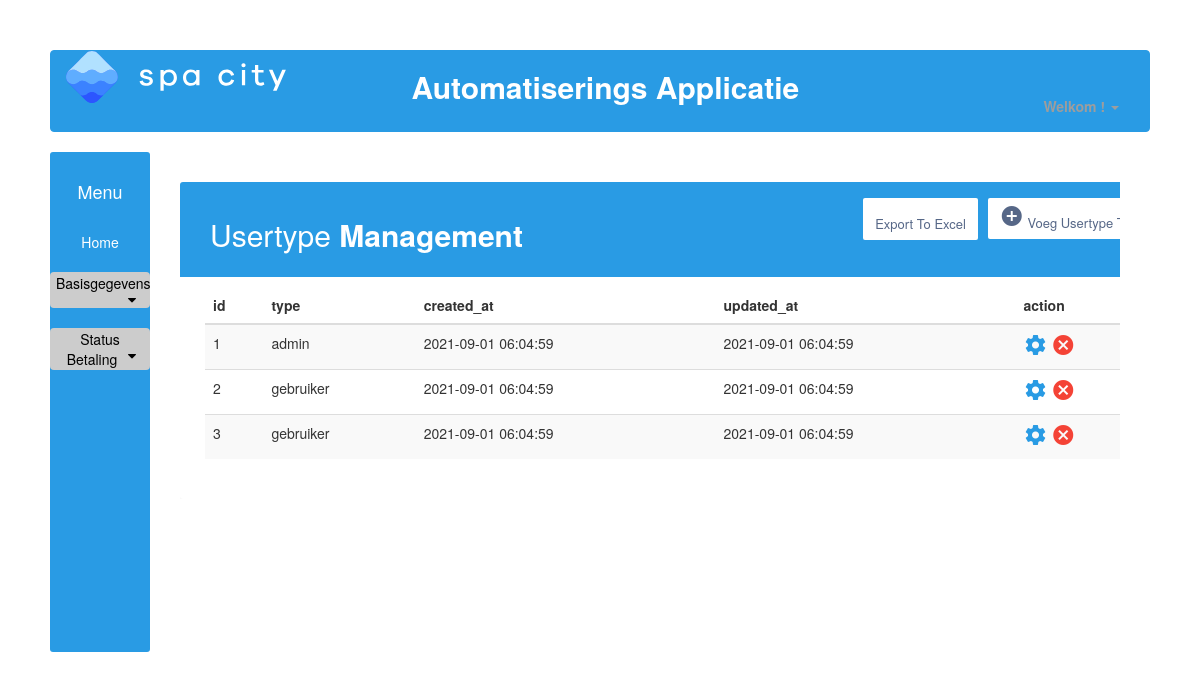
/overzicht_usertype.php (signed in), run on the app's committed database.
### tables this page shows
CREATE TABLE usertype(
    id INT NOT NULL AUTO_INCREMENT,
    type VARCHAR(255),
    created_at TIMESTAMP DEFAULT CURRENT_TIMESTAMP,
	updated_at TIMESTAMP DEFAULT CURRENT_TIMESTAMP ON UPDATE CURRENT_TIMESTAMP,
    PRIMARY KEY(id)
);

### db.php (called while the page is built, shortened)
<?php
class db{
    private $connection;
    public function __construct(){
        $this->host = 'localhost';
		$this->user = 'root';
		$this->database = 'SpaCity';
        $this->password = '';
        $this->charset = 'utf8mb4';
        try {
        $dsn = "mysql:host=$this->host;dbname=$this->database;charset=$this->charset";
        $options = [
            PDO::ATTR_ERRMODE=>PDO::ERRMODE_EXCEPTION,
            PDO::ATTR_DEFAULT_FETCH_MODE=>PDO::FETCH_ASSOC,
            PDO::ATTR_EMULATE_PREPARES => false,
        ];
            $this->connection = new PDO($dsn, $this->user, $this->password, $options);
        }catch(\PDOException $e){
           throw new \PDOException("Error message is: ". $e->getMessage());
        }
    }
    public function select($statement, $named_placeholder){
        $stmt = $this->connection->prepare($statement);
        $stmt->execute($named_placeholder);
        $result = $stmt->fetchall(PDO::FETCH_ASSOC);
        return $result;
    }
}
?>

### overzicht_usertype.php (the view, shortened to what this page needs)
<?php
    include 'db.php';
    $db = new db();
?>
<!DOCTYPE html>
<html lang="en">
<head>
    <link href="//netdna.bootstrapcdn.com/bootstrap/3.2.0/css/bootstrap.min.css" rel="stylesheet" id="bootstrap-css">
    <link rel="stylesheet" href="style.css">
    <link rel="stylesheet" href="https://maxcdn.bootstrapcdn.com/font-awesome/4.7.0/css/font-awesome.min.css">
    <link href="//maxcdn.bootstrapcdn.com/font-awesome/4.2.0/css/font-awesome.min.css" rel="stylesheet">
</head>
<body>
    <nav class="navbar navbar-default navbar-inverse" role="navigation">
        <div class="container-fluid">
            <div class="navbar-header">
                <a href="welkom_admin.php">
                    <img src="logo-spa-city.svg" alt="project logo" width="220" heigth="80">
            </div>
            <div class="collapse navbar-collapse" id="bs-example-navbar-collapse-1">
                <p class="nav navbar-text">Automatiserings Applicatie</p>
                <ul class="nav navbar-nav navbar-right">
                    <li class="dropdown">
                        <a href="welkom_admin.php" class="dropdown-toggle" data-toggle="dropdown"><b><?php echo "Welkom " . htmlentities( $_SESSION['gebruikersnaam']) ."!" ?></b> <span
                                class="caret"></span></a>
                                </div>
            </div>
    </nav>
    <div class="container-fluid h-100">
        <div class="row h-100">
            <div class="col-2" id="homemenu3">
            <br>
            <h4 class="menu">Menu</h4>
            <br />
            <a class="menulinks" href="welkom_admin.php">Home</a>
            <br />
            <br />
            <button class="dropdown-btn">Basisgegevens
                <i class="fa fa-caret-down"></i>
            </button>
            <br />
            <br />
            <button class="dropdown-btn">Status Betaling
                <i class="fa fa-caret-down"></i>
            </button>
        </div>
    </div>
    <?php
    $result_set = $db->select("SELECT * FROM usertype", []);
    $columns = array_keys($result_set[0]);
    $result_set1 = $db->select("SELECT * FROM usertype", []);
    ?>
    <div class="container-xl">
    <div class="table-responsive">
        <div class="table-wrapper">
            <div class="table-title">
                <div class="row">
                    <div class="col-sm-5">
                        <h2>Usertype <b>Management</b></h2>
                    </div>
                    <div class="col-sm-7">
                        <a href="voeg_usertype_toe.php" class="btn btn-secondary"><i class="material-icons">&#xE147;</i> <span>Voeg Usertype Toe</span></a>
                        <form method="post" action="overzicht_usertype.php" class="row">
                        <input class="btn btn-secondary" type="submit" value="Export To Excel" name="export"></input>
                        </form>
                    </div>
                </div>
            </div>
            <table class="table table-striped table-hover">
                    <thead>
                        <tr>
                            <?php foreach($columns as $column){ ?>
                            <th>
                                <strong> <?php echo $column ?> </strong>
                            </th>
                            <?php } ?>
                            <th colspan="2">action</th>
                        </tr>
                    </thead>
                    <?php foreach($result_set1 as $rows => $row){ ?>
            <?php $row_id = $row['id']; ?>
            <tr>
                <?php   foreach($row as $row_data){?>
                <td>
                    <?php echo $row_data ?>
                </td>
                <?php } ?>
                <td>
                    <a href="edit_usertype.php?id=<?php echo $row_id; ?>" class="settings" ><i class="material-icons">&#xE8B8;</i></a>
                    <a onclick="return confirm('Are you sure you want to delete this entry?')"
                        href="overzicht_usertype.php?id=<?php echo $row_id; ?>"
                        class="delete" title="Delete"><i class="material-icons">&#xE5C9;</i></a>
                </td>
            </tr>
            <?php } ?>
            </table>
</body>
</html>

### style.css (style rules this page uses)
body { padding:50px; background-color: white; }
#homemenu3 { height: 500px; background:#299be4; text-align: center; color: white; width: 100px; margin: 0; padding: 0px; border-radius: 3px; }
.navbar-text { width: 48%; text-align: right; font-size: 30px; font-weight: bold; color:white !important; }
.navbar-inverse { background-color: #299be4; border-color: #299be4; }
.row.h-100 { height: 0px; }
.table-title { padding-bottom: 15px; background: #299be4; color: #fff; padding: 16px 30px; margin: -20px -25px 10px; border-radius: 3px 3px 0 0; }
.container-xl { width: 100%; padding-right: 30px; padding-left: 100px; margin-right: auto; margin-left: auto; }
.table-responsive { margin: 30px 0; }
.table-responsive { display: block; width: 100%; overflow-x: auto; -webkit-overflow-scrolling: touch; margin-left: 15px; }
.table-wrapper { min-width: 1000px; background: #fff; padding: 20px 25px; border-radius: 3px; box-shadow: 0 1px 1px rgb(0 0 0 / 5%); }
.table-title .btn { color: #566787; float: right; font-size: 13px; background: #fff; border: none; min-width: 50px; border-radius: 2px; border: none; outline: none !important; margin-left: 10px; }
table.table td a.delete { color: #F44336; }
input.btn.btn-secondary { padding-top: 17px; }
a { color: #299be4; text-decoration: none; }
.menulinks { color: white; }
.fa-caret-down { float: right; padding-right: 8px; }
.dropdown-btn { width: 100px; }
.sidenav a, .dropdown-btn { color: black; background-color: #cccccc; border: none; border-radius: 4px; }

### data on the page
usertype: id "1", type "admin", row_data "2021-09-01 06:04:59"
usertype: id "2", type "gebruiker", row_data "2021-09-01 06:04:59"
usertype: id "3", type "gebruiker", row_data "2021-09-01 06:04:59"

### other printed values
$column "id"
$column "type"
$column "created_at"
$column "updated_at"
